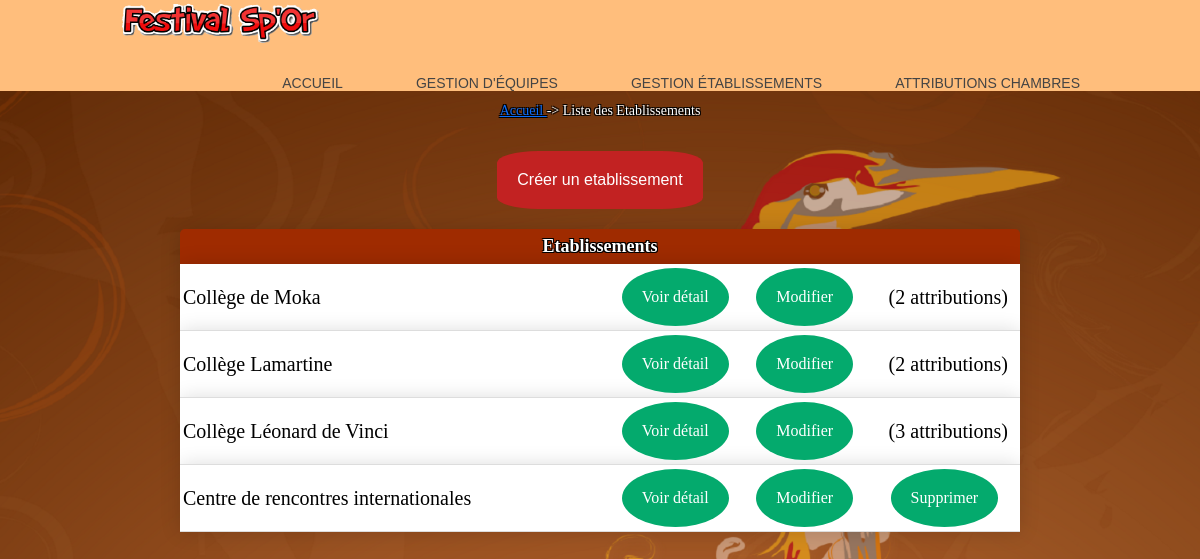
The app's page /listeEtablissements.php with its own data.
### tables this page shows
create table Etablissement 
(
	id char(8) not null, 
	nom varchar(45) not null,
	adresseRue varchar(45) not null, 
	codePostal char(5) not null, 
	ville varchar(35) not null,
	tel varchar(13) not null,
	adresseElectronique varchar(70), 
	type integer(1) not null,
	civiliteResponsable varchar(12) not null,
	nomResponsable varchar(25) not null,
	prenomResponsable varchar(25),
	nombreChambresOffertes integer,
	constraint pk_Etablissement primary key(id)
);

### _gestionBase.inc.php (called while the page is built, shortened)
<?php
   $hote="localhost";
   $login="root";
   $mdp="";
   try{
      $connexion = new PDO("mysql:host=$hote;dbname=festival", $login, $mdp);
      $connexion->exec("set names utf8");
      return $connexion;
   }
   catch(PDOException $e){
      echo "Erreur :" . $e->getMessage();
      die();
   }
function obtenirReqEtablissements()
{
   $req="SELECT id, nom from Etablissement order by id";
   return $req;
}
function existeAttributionsEtab($connexion, $id)
{
   $req="SELECT * From Attribution where idEtab='$id'";
   $rsAttrib=$connexion->query($req);
   return $rsAttrib->fetchAll();
}
function obtenirNbOccup($connexion, $idEtab)
{
   $req="SELECT IFNULL(sum(nombreChambres), 0) as totalChambresOccup from
        Attribution where idEtab='$idEtab'";
   $rsOccup=$connexion->query($req);
   $lgOccup=$rsOccup->fetchAll();
   foreach ($lgOccup as $row) {
      return $row["totalChambresOccup"];
   }
}
?>

### listeEtablissements.php (the view, shortened to what this page needs)
<?php
include("_debut.inc.php");
include("_gestionBase.inc.php");
echo "
<br>
<p align='center' class='textArianne'><a  href = 'index.php'> Accueil </a> -> Liste des Etablissements</p>
<br>
";
echo "
   <p align='center'><a class='buttonCréa' href='creationEtablissement.php?action=demanderCreEtab'>
   Créer un etablissement</a></p>
<table width='70%' cellspacing='0' cellpadding='0' align='center'
class='content-table'>
   <thead>
   <tr>
      <th colspan='4'>Etablissements</th>
   </tr>
   </thead>
   ";
   $req=obtenirReqEtablissements();
   $rsEtab=$connexion->query($req);
   $lgEtab=$rsEtab->fetchAll();
   while ($lgEtab!=FALSE)
   {
      foreach ($lgEtab as $row){
      $id=$row['id'];
      $nom=$row['nom'];
      echo "
		<tr class='content-table'>
         <td width='52%'>$nom</td>
         <td width='16%' align='center'>
         <a class='buttonTab' href='detailEtablissement.php?id=$id'>
         Voir détail</a></td>
         <td width='16%' align='center'>
         <a class='buttonTab' href='modificationEtablissement.php?action=demanderModifEtab&amp;id=$id'>
         Modifier</a></td>";
			if (!existeAttributionsEtab($connexion, $id))
			{
            echo "
            <td width='16%' align='center'>
            <a class='buttonTab' href='suppressionEtablissement.php?action=demanderSupprEtab&amp;id=$id'>
            Supprimer</a></td>";
         }
         else
         {
              $résulte=obtenirNbOccup($connexion,$row['id']);
            echo "
            <td width='16%'>($résulte attributions) </td>";
			}
			echo "
      </tr>";
      $lgEtab=$rsEtab->fetchAll();
      }
   }
   echo "
</table>";
?>

### css/cssGeneral.css (style rules this page uses)
.buttonCréa { background-color: #c22222; border: none; color: rgb(255, 255, 255); padding: 20px; text-align: center; text-decoration: none; display: inline-block; font-size: 16px; margin: 4px 2px; border-radius: 20%; }
.buttonTab { background-color: #04AA6D; border: none; color: white; padding: 20px; text-align: center; text-decoration: none; display: inline-block; font-size: 16px; margin: 4px 2px; border-radius: 50%; }
.basePage { color:black; font:11px Arial, Helvetica, sans-serif; }
.textArianne { color:#FFFFFF; font:14px Georgia, "Times New Roman", Times, serif; text-shadow: -1px -1px 0 #000, 1px -1px 0 #000, -1px 1px 0 #000, 1px 1px 0 #000; }
td,tr { text-align: left; font:11px Arial, Helvetica, sans-serif; }
.content-table { border-radius: 5px 5px 0 0; overflow: hidden; box-shadow: 0 0 20px rgba(0, 0, 0, 0.15); }
.content-table thead tr { height:35px; font:18px Georgia, "Times New Roman", Times, serif; text-shadow: -1px -1px 0 #000, 1px -1px 0 #000, -1px 1px 0 #000, 1px 1px 0 #000; text-align:center; background-color: #9F2B00; color: #ffffff; }
.content-table td { background-color:#ffffff; height:30px; text-align:left; color:#000; font:20px Georgia, "Times New Roman", Times, serif; padding-left:3px; }
.content-table tbody tr { border-bottom: 1px solid #dddddd; }
.content-table tbody tr:nth-of-type(even) { background-color: #000; }

### css/fond.css (style rules this page uses)
body { background-image: url("../images/fond4.PNG"); background-size: cover; background-repeat: no-repeat; background-attachment: fixed; }

### records on screen
etablissement: nom "Collège de Moka", résulte "2"
etablissement: nom "Collège Lamartine", résulte "2"
etablissement: nom "Collège Léonard de Vinci", id "3"
etablissement: nom "Centre de rencontres internationales"
